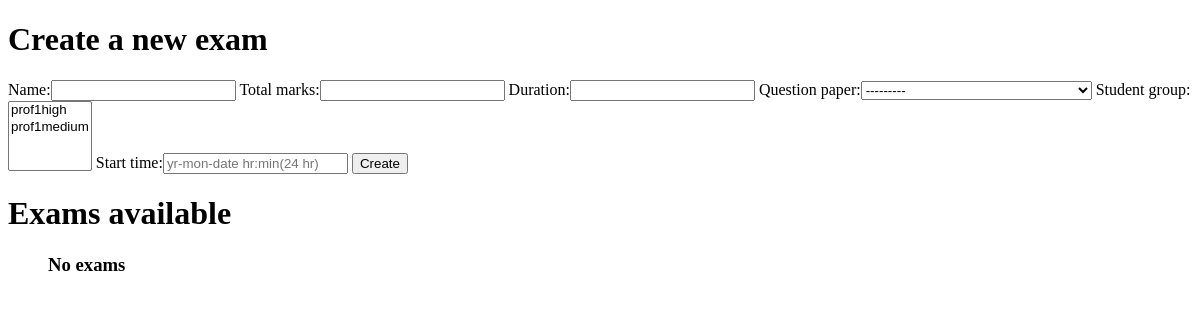
Before: /prof/profusername/exams with the older database file.
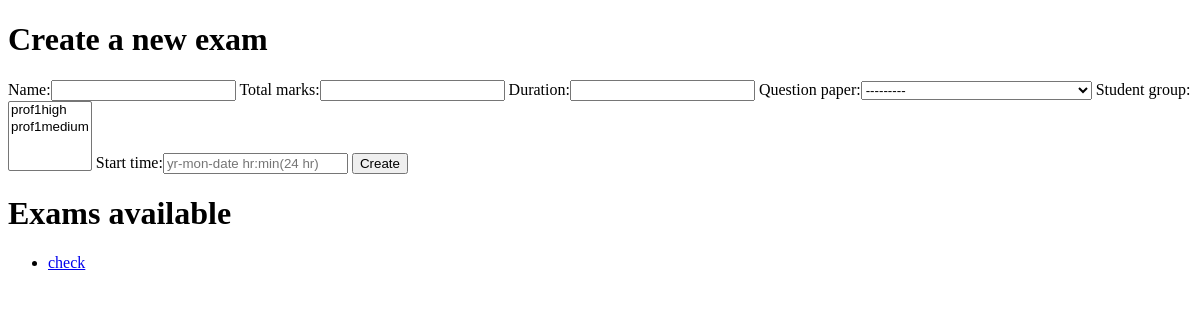
After: the same page with the newer database file.
### main/models.py (models this page shows)
class Exam_Model(models.Model):
    professor = models.ForeignKey(User, limit_choices_to={
                                  'groups__name': "Professor"}, on_delete=models.CASCADE)
    name = models.CharField(max_length=50)
    total_marks = models.IntegerField()
    duration = models.IntegerField()
    question_paper = models.ForeignKey(
        Question_Paper, on_delete=models.CASCADE, related_name='exam')
    student_group = models.ManyToManyField(Special_Students)
    start_time = models.DateTimeField()
    def __str__(self):
        return self.name

### prof/views.py (the view, shortened to what this page needs)
# urls.py: path('<str:prof_username>/exams', views.view_exams, name='view_exams'),
def view_exams(request, prof_username):
    prof = User.objects.get(username=prof_username)
    new_Form = ExamForm()
    new_Form.fields["student_group"].queryset = Special_Students.objects.filter(
        professor=prof)
    new_Form.fields["question_paper"].queryset = Question_Paper.objects.filter(
        professor=prof)
    return render(request, 'prof/view_exams.html', {
        'exams': Exam_Model.objects.filter(professor=prof), 'examform': new_Form, 'prof': prof
    })

### main/models.py
class ExamForm(ModelForm):
    class Meta:
        model = Exam_Model
        fields = '__all__'
        widgets = {
            'start_time': TextInput(attrs={'placeholder': 'yr-mon-date hr:min(24 hr)'})
        }
        exclude = ['professor']

### main/models.py (called while the page is built)
    def __str__(self):
        return f' Question Paper Title :- {self.qPaperTitle}\n'

    def __str__(self):
        return self.category_name

### prof/templates/prof/view_exams.html (shortened to what this page needs)
<!DOCTYPE html>
<html lang="en">
<head>
</head>
<body>
    <div>
        <h1>Create a new exam</h1>
        <form method="POST">
            {{ examform }}
            <input type="submit" value="Create">
        </form>
    </div>
    <h1>Exams available</h1>
    <ul>
        {% for t in exams %}
            <li><a href="{% url 'prof:view_exam' prof.username t.id %}">{{ t }}</a></li>
            {% empty %}
            <h3>No exams</h3>
        {% endfor %}
    </ul>
</body>
</html>

Changed rows visible on the page:
added Exam_Model: name "check"
Other visible differences:
text no longer shown: "No exams"
